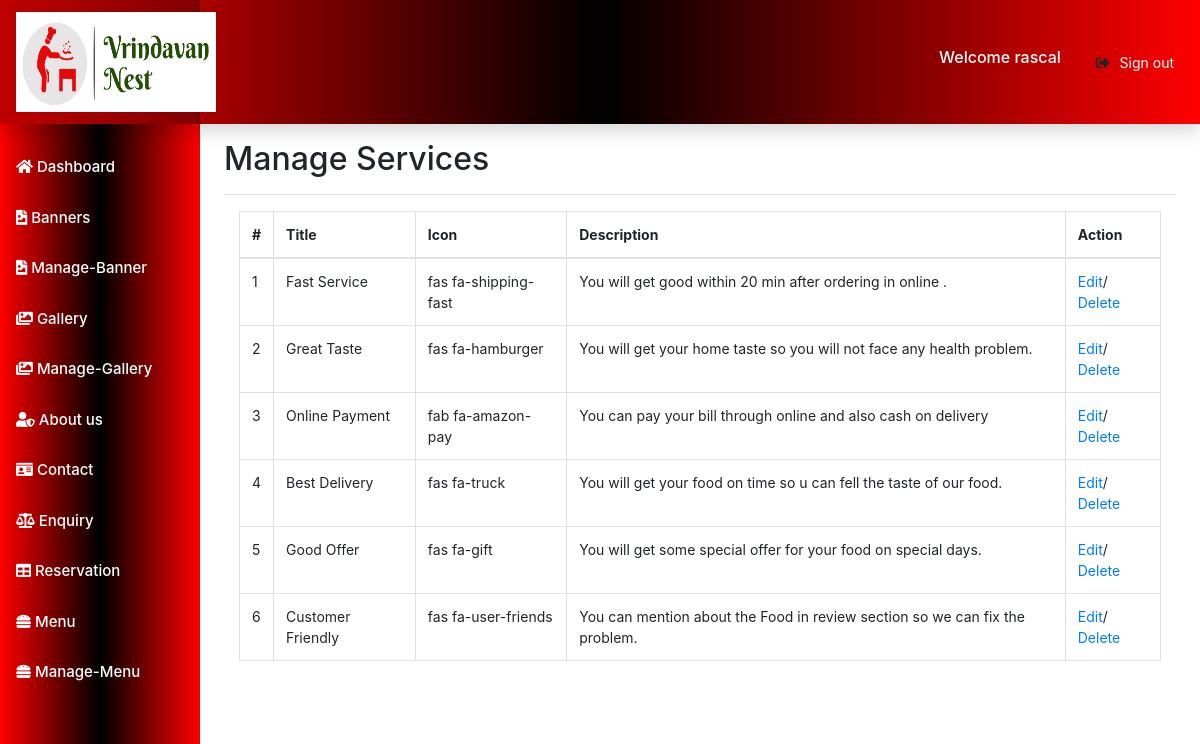
The page /admin/manage-service.php (signed in) on the database its author committed.
### tables this page shows
CREATE TABLE IF NOT EXISTS `servise` (
  `ID` int(10) NOT NULL AUTO_INCREMENT,
  `title` text,
  `icon` text,
  `description` text,
  `created_on` timestamp NULL DEFAULT NULL,
  `modified_on` datetime DEFAULT NULL,
  PRIMARY KEY (`ID`)
);

### admin/manage-service.php (the view, shortened to what this page needs)
<?php
include('header.php');
?>
	<main role="main" class="col-md-9 ml-sm-auto col-lg-10 px-md-4">
      <div class="d-flex justify-content-between flex-wrap flex-md-nowrap align-items-center pt-3 pb-2 mb-3 border-bottom">
        <h1 class="h2">Manage Services</h1>
      </div>
	  <div class="container">
	  <div class="table-responsive">
		<table class="table table-bordered">
		  <thead>
			<tr>
			  <th>#</th>
			  <th>Title</th>
			  <th>Icon</th>
			  <th>Description</th>
			  <th>Action</th>
			</tr>
		  </thead>
		   <?php
			  $query="select * from servise";
			  $ret=mysqli_query($con,$query);
			  $cnt=1;
			  while ($row=mysqli_fetch_array($ret)) {
			 ?>
			 <tr>
				<td><?php echo $cnt;?></td>
				<td><?php echo $row['title'];?></td>
				<td><?php echo $row['icon'];?></td>
				<td><?php echo nl2br($row['description']);?></td>
				<td><a href="edit-service.php?editid=<?php echo $row['ID'];?>">Edit</a>/<a href="delete-service.php?editid=<?php echo $row['ID'];?>" Onclick="return ConfirmDelete();" type="submit" name="actiondelete" value="1">Delete	</a></td>
			</tr>
			<?php
			$cnt=$cnt+1;
			}
			?>
			</table>
		</div>
	</div>
    </main>
<?php
include('footer.php');
?>

### admin/css/Dashboard.css (style rules this page uses)
body { font-size: .875rem!important; }

### rows shown on the page
servise: title "Fast Service", icon "fas fa-shipping-fast", description "You will get good within 20 min after ordering in online ."
servise: title "Great Taste", icon "fas fa-hamburger", description "You will get your home taste so you will not face any health problem."
servise: title "Online Payment", icon "fab fa-amazon-pay", description "You can pay your bill through online and also cash on delivery"
servise: title "Best Delivery", icon "fas fa-truck", description "You will get your food on time so u can fell the taste of our food."
servise: title "Good Offer", icon "fas fa-gift", description "You will get some special offer for your food on special days."
servise: title "Customer Friendly", icon "fas fa-user-friends", description "You can mention about the Food in review section so we can fix the problem."

### other values the page prints
$_SESSION['admin_name'] "rascal"
